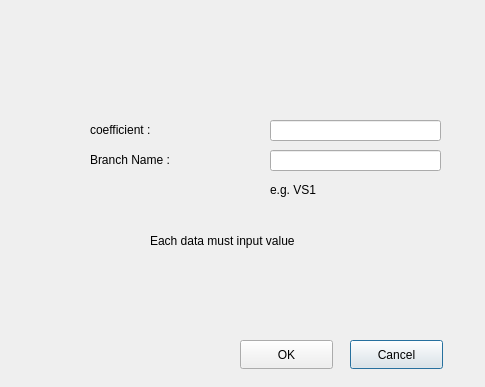
<?xml version="1.0" encoding="UTF-8"?>
<ui version="4.0">
 <class>Current_control_voltage_source_dialog</class>
 <widget class="QDialog" name="Current_control_voltage_source_dialog">
  <property name="geometry">
   <rect>
    <x>0</x>
    <y>0</y>
    <width>485</width>
    <height>387</height>
   </rect>
  </property>
  <property name="windowTitle">
   <string>Dialog</string>
  </property>
  <widget class="QLineEdit" name="coefline">
   <property name="geometry">
    <rect>
     <x>270</x>
     <y>120</y>
     <width>171</width>
     <height>21</height>
    </rect>
   </property>
  </widget>
  <widget class="QLabel" name="text">
   <property name="geometry">
    <rect>
     <x>270</x>
     <y>180</y>
     <width>171</width>
     <height>20</height>
    </rect>
   </property>
   <property name="text">
    <string>e.g. VS1</string>
   </property>
  </widget>
  <widget class="QLabel" name="branchname">
   <property name="geometry">
    <rect>
     <x>90</x>
     <y>150</y>
     <width>181</width>
     <height>20</height>
    </rect>
   </property>
   <property name="text">
    <string>Branch Name : </string>
   </property>
  </widget>
  <widget class="QPushButton" name="cancel">
   <property name="geometry">
    <rect>
     <x>350</x>
     <y>340</y>
     <width>93</width>
     <height>29</height>
    </rect>
   </property>
   <property name="text">
    <string>Cancel</string>
   </property>
  </widget>
  <widget class="QLabel" name="coefficient">
   <property name="geometry">
    <rect>
     <x>90</x>
     <y>120</y>
     <width>91</width>
     <height>20</height>
    </rect>
   </property>
   <property name="text">
    <string>coefficient : </string>
   </property>
  </widget>
  <widget class="QLineEdit" name="branchline">
   <property name="geometry">
    <rect>
     <x>270</x>
     <y>150</y>
     <width>171</width>
     <height>21</height>
    </rect>
   </property>
   <property name="text">
    <string/>
   </property>
  </widget>
  <widget class="QPushButton" name="OK">
   <property name="geometry">
    <rect>
     <x>240</x>
     <y>340</y>
     <width>93</width>
     <height>29</height>
    </rect>
   </property>
   <property name="text">
    <string>OK</string>
   </property>
  </widget>
  <widget class="QLabel" name="warning">
   <property name="geometry">
    <rect>
     <x>150</x>
     <y>230</y>
     <width>191</width>
     <height>21</height>
    </rect>
   </property>
   <property name="text">
    <string>Each data must input value</string>
   </property>
  </widget>
 </widget>
 <resources/>
 <connections/>
</ui>
